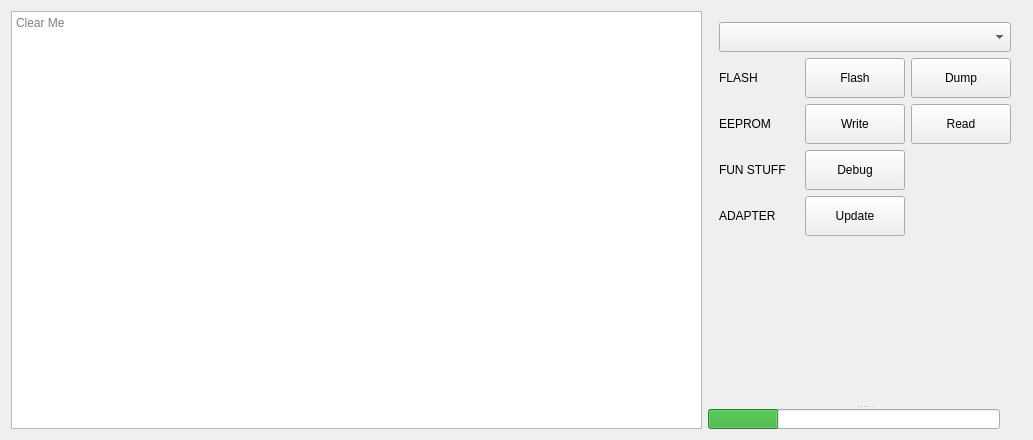
<?xml version="1.0" encoding="UTF-8"?>
<ui version="4.0">
 <class>MainWindow</class>
 <widget class="QMainWindow" name="MainWindow">
  <property name="geometry">
   <rect>
    <x>0</x>
    <y>0</y>
    <width>1033</width>
    <height>440</height>
   </rect>
  </property>
  <property name="sizePolicy">
   <sizepolicy hsizetype="Expanding" vsizetype="Expanding">
    <horstretch>0</horstretch>
    <verstretch>0</verstretch>
   </sizepolicy>
  </property>
  <property name="windowTitle">
   <string>bdmstuff</string>
  </property>
  <widget class="QWidget" name="centralWidget">
   <layout class="QHBoxLayout" name="horizontalLayout_4">
    <item>
     <widget class="QTextBrowser" name="textBrowser">
      <property name="sizePolicy">
       <sizepolicy hsizetype="MinimumExpanding" vsizetype="MinimumExpanding">
        <horstretch>0</horstretch>
        <verstretch>0</verstretch>
       </sizepolicy>
      </property>
      <property name="minimumSize">
       <size>
        <width>400</width>
        <height>20</height>
       </size>
      </property>
      <property name="acceptDrops">
       <bool>false</bool>
      </property>
      <property name="layoutDirection">
       <enum>Qt::LeftToRight</enum>
      </property>
      <property name="placeholderText">
       <string>Clear Me</string>
      </property>
     </widget>
    </item>
    <item>
     <widget class="QSplitter" name="splitter">
      <property name="orientation">
       <enum>Qt::Vertical</enum>
      </property>
      <widget class="QWidget" name="layoutWidget">
       <layout class="QFormLayout" name="formLayout">
        <property name="labelAlignment">
         <set>Qt::AlignRight|Qt::AlignTop|Qt::AlignTrailing</set>
        </property>
        <item row="0" column="0">
         <widget class="QComboBox" name="comboBox">
          <property name="sizePolicy">
           <sizepolicy hsizetype="Fixed" vsizetype="Fixed">
            <horstretch>0</horstretch>
            <verstretch>0</verstretch>
           </sizepolicy>
          </property>
          <property name="minimumSize">
           <size>
            <width>292</width>
            <height>30</height>
           </size>
          </property>
          <property name="maximumSize">
           <size>
            <width>292</width>
            <height>30</height>
           </size>
          </property>
         </widget>
        </item>
        <item row="1" column="0">
         <layout class="QHBoxLayout" name="horizontalLayout">
          <item>
           <widget class="QLabel" name="lblFlash">
            <property name="minimumSize">
             <size>
              <width>80</width>
              <height>0</height>
             </size>
            </property>
            <property name="maximumSize">
             <size>
              <width>80</width>
              <height>16777215</height>
             </size>
            </property>
            <property name="frameShape">
             <enum>QFrame::NoFrame</enum>
            </property>
            <property name="text">
             <string>FLASH</string>
            </property>
           </widget>
          </item>
          <item>
           <widget class="QPushButton" name="btnFlash">
            <property name="minimumSize">
             <size>
              <width>100</width>
              <height>40</height>
             </size>
            </property>
            <property name="maximumSize">
             <size>
              <width>100</width>
              <height>16777215</height>
             </size>
            </property>
            <property name="text">
             <string>Flash</string>
            </property>
            <property name="flat">
             <bool>false</bool>
            </property>
           </widget>
          </item>
          <item>
           <widget class="QPushButton" name="btnDump">
            <property name="minimumSize">
             <size>
              <width>100</width>
              <height>40</height>
             </size>
            </property>
            <property name="maximumSize">
             <size>
              <width>100</width>
              <height>16777215</height>
             </size>
            </property>
            <property name="text">
             <string>Dump</string>
            </property>
           </widget>
          </item>
         </layout>
        </item>
        
        
        <item row="2" column="0">
         <layout class="QHBoxLayout" name="horizontalLayout_2">
          <item>
           <widget class="QLabel" name="lblEep">
            <property name="minimumSize">
             <size>
              <width>80</width>
              <height>0</height>
             </size>
            </property>
            <property name="maximumSize">
             <size>
              <width>80</width>
              <height>16777215</height>
             </size>
            </property>
            <property name="frameShape">
             <enum>QFrame::NoFrame</enum>
            </property>
            <property name="text">
             <string>EEPROM</string>
            </property>
           </widget>
          </item>
          <item>
           <widget class="QPushButton" name="btnWriteEEP">
            <property name="minimumSize">
             <size>
              <width>100</width>
              <height>40</height>
             </size>
            </property>
            <property name="maximumSize">
             <size>
              <width>100</width>
              <height>16777215</height>
             </size>
            </property>
            <property name="text">
             <string>Write</string>
            </property>
            <property name="flat">
             <bool>false</bool>
            </property>
           </widget>
          </item>
          <item>
           <widget class="QPushButton" name="btnReadEEP">
            <property name="minimumSize">
             <size>
              <width>100</width>
              <height>40</height>
             </size>
            </property>
            <property name="maximumSize">
             <size>
              <width>100</width>
              <height>16777215</height>
             </size>
            </property>
            <property name="text">
             <string>Read</string>
            </property>
           </widget>
          </item>
         </layout>
        </item>
        <item row="3" column="0">
         <layout class="QHBoxLayout" name="horizontalLayout_3">
          <item>
           <widget class="QLabel" name="lblDebug">
            <property name="minimumSize">
             <size>
              <width>80</width>
              <height>0</height>
             </size>
            </property>
            <property name="maximumSize">
             <size>
              <width>80</width>
              <height>16777215</height>
             </size>
            </property>
            <property name="frameShape">
             <enum>QFrame::NoFrame</enum>
            </property>
            <property name="text">
             <string>FUN STUFF</string>
            </property>
           </widget>
          </item>
          <item>
           <widget class="QPushButton" name="btnDebug">
            <property name="minimumSize">
             <size>
              <width>100</width>
              <height>40</height>
             </size>
            </property>
            <property name="maximumSize">
             <size>
              <width>100</width>
              <height>16777215</height>
             </size>
            </property>
            <property name="text">
             <string>Debug</string>
            </property>
            <property name="flat">
             <bool>false</bool>
            </property>
           </widget>
          </item>
         </layout>
        </item>
        <item row="4" column="0">
         <layout class="QHBoxLayout" name="horizontalLayout_5">
          <item>
           <widget class="QLabel" name="lblAdapter">
            <property name="minimumSize">
             <size>
              <width>80</width>
              <height>0</height>
             </size>
            </property>
            <property name="maximumSize">
             <size>
              <width>80</width>
              <height>16777215</height>
             </size>
            </property>
            <property name="text">
             <string>ADAPTER</string>
            </property>
           </widget>
          </item>
          <item>
           <widget class="QPushButton" name="btnUpdate">
            <property name="minimumSize">
             <size>
              <width>100</width>
              <height>40</height>
             </size>
            </property>
            <property name="maximumSize">
             <size>
              <width>100</width>
              <height>16777215</height>
             </size>
            </property>
            <property name="toolTip">
             <string>Update the adapter firmware over USB (firmware 2.0 or later): pick firmware/bin/firmware.bin</string>
            </property>
            <property name="text">
             <string>Update</string>
            </property>
           </widget>
          </item>
         </layout>
        </item>
       </layout>
      </widget>
      <widget class="QProgressBar" name="progressBar">
       <property name="sizePolicy">
        <sizepolicy hsizetype="Fixed" vsizetype="Fixed">
         <horstretch>0</horstretch>
         <verstretch>0</verstretch>
        </sizepolicy>
       </property>
       <property name="minimumSize">
        <size>
         <width>292</width>
         <height>20</height>
        </size>
       </property>
       <property name="maximumSize">
        <size>
         <width>292</width>
         <height>20</height>
        </size>
       </property>
       <property name="palette">
        <palette>
         <active>
          <colorrole role="Highlight">
           <brush brushstyle="SolidPattern">
            <color alpha="170">
             <red>0</red>
             <green>149</green>
             <blue>0</blue>
            </color>
           </brush>
          </colorrole>
         </active>
         <inactive>
          <colorrole role="Highlight">
           <brush brushstyle="SolidPattern">
            <color alpha="170">
             <red>0</red>
             <green>149</green>
             <blue>0</blue>
            </color>
           </brush>
          </colorrole>
         </inactive>
         <disabled>
          <colorrole role="Highlight">
           <brush brushstyle="SolidPattern">
            <color alpha="170">
             <red>31</red>
             <green>117</green>
             <blue>204</blue>
            </color>
           </brush>
          </colorrole>
         </disabled>
        </palette>
       </property>
       <property name="layoutDirection">
        <enum>Qt::LeftToRight</enum>
       </property>
       <property name="autoFillBackground">
        <bool>false</bool>
       </property>
       <property name="value">
        <number>24</number>
       </property>
       <property name="alignment">
        <set>Qt::AlignBottom|Qt::AlignRight|Qt::AlignTrailing</set>
       </property>
       <property name="textVisible">
        <bool>false</bool>
       </property>
      </widget>
     </widget>
    </item>
   </layout>
  </widget>
 </widget>
 <layoutdefault spacing="6" margin="11"/>
 <resources/>
 <connections/>
</ui>
